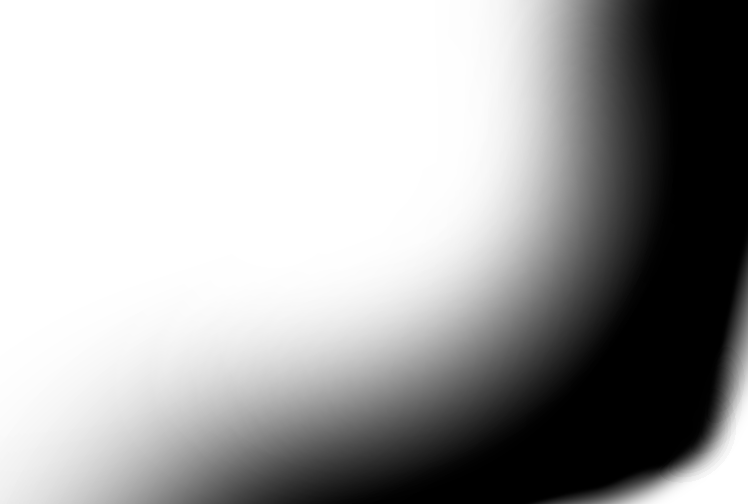
#> input picture invites/experiments/potential.png, 748 x 504 px
$ jupyter execute --allow-errors contourplot.ipynb
#> lines starting #> are read from the running program, lines starting #| are printed output that depends on the picture
[cell 1]
from strands import Rectangle, Schrodinger2D
import numpy as np
import matplotlib.pyplot as plt

ugent_blauw = "#1e64c8"
r, g, b = np.array([30, 100, 200])/255

from matplotlib.colors import LinearSegmentedColormap
cmap = LinearSegmentedColormap("ugent_blauw", {
    'red': [(0, r, r), (1, r, r)],
    'green': [(0, g, g), (1, g, g)],
    'blue': [(0, b, b), (1, b, b)]
})

[cell 2]
from PIL import Image
import numpy as np
from scipy.interpolate import RegularGridInterpolator
img = Image.open("potential.png").convert('L')
ratio = img.size[0]/img.size[1]
#> ratio = 1.48
img = img.resize((6, 6))

data = np.array(img.getdata(), dtype="float64")
#> data = 36 values, max 255 at index 0, min 3 at index 23, mean 167.5
data.resize((img.size[1], img.size[0]))

xs = np.linspace(0, 1, data.shape[0])
#> xs = [0, 0.2, 0.4, 0.6, 0.8, 1]
ys = np.linspace(0, ratio, data.shape[1])
#> ys = [0, 0.297, 0.594, 0.89, 1.19, 1.48]

interpolator = RegularGridInterpolator((xs, ys), data, method="quintic")

def V(x, y):
    return 40 * interpolator((x, y))


xmin, xmax = xs[0], xs[-1]
#> xmin = 0; xmax = 1
ymin, ymax = ys[0], ys[-1]

xs = np.linspace(xmin, xmax, 200)
ys = np.linspace(ymin, ymax, 200)
X, Y = np.meshgrid(xs, ys)

Z = V(X, Y)
#> in V, `return 40 * interpolator((x, y))`:
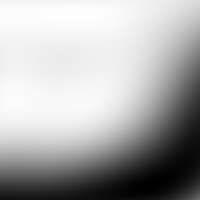
#> returned value: shape (200, 200) float64; min -413.3, max 10723.5, mean 7148; drawn with min black and max white
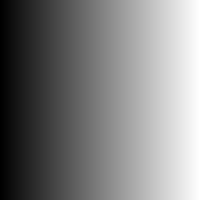
#> X: shape (200, 200) float64; min 0, max 1, mean 0.5

plt.pcolormesh(X, Y, Z, shading="gouraud")
plt.colorbar()
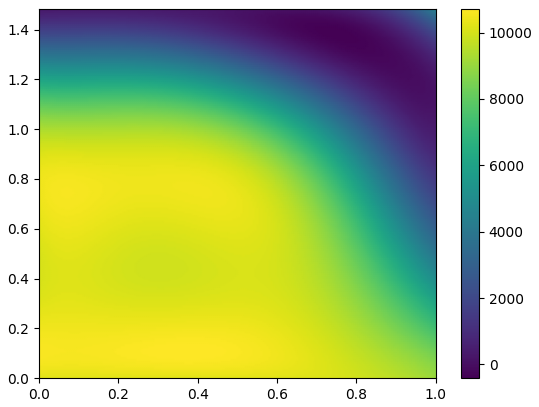
#> figure drawn by matplotlib, 2 panels

[cell 3]
n = 61
#> (the rest of this cell did not finish here and is left out)

[cell 4]
xs = np.linspace(0, 1, n+1)
ys = np.linspace(1, ymax, n+1)
X, Y = np.meshgrid(xs, ys)

#> (the rest of this cell did not finish here and is left out)
